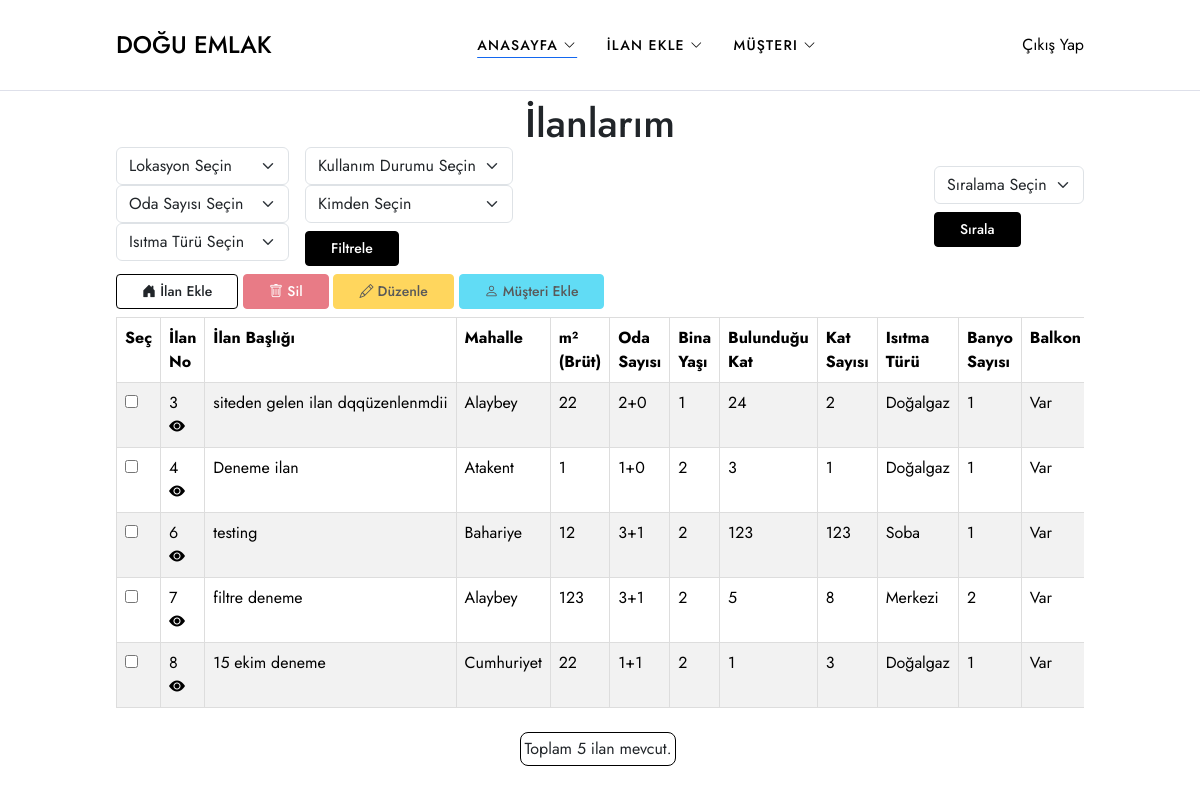
Page / (signed in) on the committed database.
### emlakapp/models.py (models this page shows)
class Ilan(models.Model):
    ilan_basligi = models.CharField(max_length=255)
    mahalle = models.CharField(max_length=50, choices=[
        ('Aksoy', 'Aksoy'),
        ('Alaybey', 'Alaybey'),
        ('Atakent', 'Atakent'),
        ('Bahariye', 'Bahariye'),
        ('Bahçelievler', 'Bahçelievler'),
        ('Bahriye Üçok', 'Bahriye Üçok'),
        ('Bostanlı', 'Bostanlı'),
        ('Cumhuriyet', 'Cumhuriyet'),
        ('Dedebaşı', 'Dedebaşı'),
        ('Demirköprü', 'Demirköprü'),
        ('Donanmacı', 'Donanmacı'),
        ('Fikri Altay', 'Fikri Altay'),
        ('Goncalar', 'Goncalar'),
        ('İmbatlı', 'İmbatlı'),
        ('İnönü', 'İnönü'),
        ('Latife Hanım', 'Latife Hanım'),
        ('Mavişehir', 'Mavişehir'),
        ('Mustafa Kemal', 'Mustafa Kemal'),
        ('Nergiz', 'Nergiz'),
        ('Örnekköy', 'Örnekköy'),
        ('Sancaklı', 'Sancaklı'),
        ('Şemikler', 'Şemikler'),
        ('Tersane', 'Tersane'),
        ('Tuna', 'Tuna'),
        ('Yalı', 'Yalı'),
        ('Yamanlar', 'Yamanlar'),
        ('Zübeyde Hanım', 'Zübeyde Hanım'),
    ])
    m2_brut = models.PositiveIntegerField()
    oda_sayisi = models.CharField(max_length=10, choices=[
        ('1+0', '1+0'),
        ('1+1', '1+1'),
        ('2+0', '2+0'),
        ('2+1', '2+1'),
        ('2+2', '2+2'),
        ('3+1', '3+1'),
        ('3+2', '3+2'),
        ('4+1', '4+1'),
        ('4+2', '4+2'),
        ('4+3', '4+3'),
        ('4+4', '4+4'),
        ('5+1', '5+1'),
        ('5+2', '5+2'),
    ])
    bina_yasi = models.CharField(max_length=20, choices=[
        ('0', '0'),
        ('1', '1'),
        ('2', '2'),
        ('3', '3'),
        ('4', '4'),
        ('5', '5'),
        ('5-10', '5-10 Arası'),
        ('11-15', '11-15 Arası'),
        ('16-20', '16-20 Arası'),
        ('21-25', '21-25 Arası'),
        ('25+', '25 ve üzeri'),
    ])
    bulunduğu_kat = models.PositiveIntegerField()
    kat_sayisi = models.PositiveIntegerField()
    isitma_turu = models.CharField(max_length=50, choices=[
        ('Yok', 'Yok'),
        ('Soba', 'Soba'),
        ('Doğalgaz', 'Doğalgaz'),
        ('Merkezi', 'Merkezi'),
        ('Kombi (Doğalgaz)', 'Kombi (Doğalgaz)'),
        ('Kombi (Elektrik)', 'Kombi (Elektrik)'),
        ('Yerden ısıtma', 'Yerden ısıtma'),
        ('Klima', 'Klima'),
    ])
    banyo_sayisi = models.CharField(max_length=10, choices=[
        ('Yok', 'Yok'),
        ('1', '1'),
        ('2', '2'),
        ('3', '3'),
        ('4', '4'),
    ])
    balkon = models.BooleanField(default=False)  # Var Yok checkbox
    asansor = models.BooleanField(default=False)  # Var Yok checkbox
    esya_durumu = models.CharField(max_length=10, choices=[
        ('Eşyalı', 'Eşyalı'),
        ('Eşyasız', 'Eşyasız'),
    ])
    kullanim_durumu = models.CharField(max_length=20, choices=[
        ('Boş', 'Boş'),
        ('Kiracılı', 'Kiracılı'),
        ('Mülk sahibi', 'Mülk sahibi'),
    ])
    kimden = models.CharField(max_length=50, choices=[
        ('Sahibinden', 'Sahibinden'),
        ('Emlak ofisinden', 'Emlak ofisinden'),
        ('Bankadan', 'Bankadan'),
        ('İnşaat firmasından', 'İnşaat firmasından'),
    ])
    ilan_tarihi = models.DateField()
    fiyat = models.DecimalField(max_digits=10, decimal_places=2)
    @property
    def formatted_fiyat(self):
        if self.fiyat >= 1000000:  # Milyonlar için
            return f"{self.fiyat / 1000000:.2f}M TL"  # 3.5M TL
        elif self.fiyat >= 1000:  # Binler için
            return f"{self.fiyat / 1000:.2f}K TL"  # 3.5K TL
        else:
            return f"{self.fiyat:.0f} TL"  # TL olarak göster
    foto1 = models.ImageField(upload_to='ilan_fotoğrafları/', blank=True, null=True)
    foto2 = models.ImageField(upload_to='ilan_fotoğrafları/', blank=True, null=True)
    foto3 = models.ImageField(upload_to='ilan_fotoğrafları/', blank=True, null=True)
    foto4 = models.ImageField(upload_to='ilan_fotoğrafları/', blank=True, null=True)
    foto5 = models.ImageField(upload_to='ilan_fotoğrafları/', blank=True, null=True)
    foto6 = models.ImageField(upload_to='ilan_fotoğrafları/', blank=True, null=True)
    user = models.ForeignKey(settings.AUTH_USER_MODEL, on_delete=models.CASCADE, related_name='ilanlar')
    def __str__(self):
        return self.ilan_basligi

### emlakapp/views.py (the view, shortened to what this page needs)
# urls.py: path('', main, name='main'),  # main fonksiyonunu çağırın
@login_required  # Bu dekoratör, kullanıcı oturum açmamışsa yönlendirme yapar
def main(request):
    ilanlar = Ilan.objects.filter(user=request.user)
    location = request.GET.get('mahalle')
    rooms = request.GET.get('oda_sayisi')
    heating = request.GET.get('isitma_turu')
    sort = request.GET.get('sort')
    kullanimDurumu = request.GET.get('kullanim_durumu')
    kimden = request.GET.get('kimden')
    print("Location:", location)
    print("Rooms:", rooms)
    print("Heating:", heating)
    print("Sort:", sort)
    print("Kullanım Durumu:", kullanimDurumu)
    print("Kimden:", kimden)
    print("Filtered results:", ilanlar)  # Sonuçları yazdır
    context = {
        'ilanlar': ilanlar,
        'mahalle_choices': Ilan._meta.get_field('mahalle').choices,
        'oda_sayisi_choices': Ilan._meta.get_field('oda_sayisi').choices,
        'bina_yasi_choices': Ilan._meta.get_field('bina_yasi').choices,
        'isitma_turu_choices': Ilan._meta.get_field('isitma_turu').choices,
        'banyo_sayisi_choices': Ilan._meta.get_field('banyo_sayisi').choices,
        'esya_durumu_choices': Ilan._meta.get_field('esya_durumu').choices,
        'kullanim_durumu_choices': Ilan._meta.get_field('kullanim_durumu').choices,
        'kimden_choices': Ilan._meta.get_field('kimden').choices,
        'current_filters': {
            'mahalle': location,
            'oda_sayisi': rooms,
            'isitma_turu': heating,
            'kullanim_durumu': kullanimDurumu,
            'kimden': kimden,
            'sort': sort,
        }
    }
    return render(request, 'main.html', context)

### emlakapp/templates/main.html
{% extends "base.html" %}
{% load static %}
{% block content %}
        <h1 class="text-center mt-2 "> İlanlarım </h1>
    {% include "partials/_ilanKart.html" %}
{% endblock content %}

### templates/partials/_ilanKart.html (shortened to what this page needs)
<section class="content">
  <div class="container">
    <div class="content-head">
      <div class="filter-sort d-flex justify-content-between align-items-center">
        <div class="filter d-flex gap-3">
          <div>
            <select class="form-select" id="location-filter" aria-label="Lokasyon filtresi">
              <option value="">Lokasyon Seçin</option>
            </select>
            <select class="form-select" id="room-filter" aria-label="Oda sayısı filtresi">
              <option value="">Oda Sayısı Seçin</option>
            </select>
            <select class="form-select" id="heating-filter" aria-label="Isıtma türü filtresi">
              <option value="">Isıtma Türü Seçin</option>
            </select>
          </div>
          <div>
            <select class="form-select" id="kullanim-durumu-filter" aria-label="Kullanım durumu filtresi">
              <option value="">Kullanım Durumu Seçin</option>
            </select>
            <select class="form-select" id="kimden-filter" aria-label="Kimden filtresi">
              <option value="">Kimden Seçin</option>
            </select>
            <button class="btn btn-dark btn-sm mt-2" id="filter-btn">Filtrele</button>
          </div>
        </div>
        <div class="sort">
          <select class="form-select" id="sort-filter" aria-label="Sıralama">
            <option value="">Sıralama Seçin</option>
          </select>
          <button class="btn btn-dark btn-sm mt-2" id="sort-btn">Sırala</button>
        </div>
      </div>
    </div>
    <div class="content-main">
      <div class="content-card">
        <div class="mb-2 mt-2">
          <a href="{% url 'ilanEkle' %}" class="btn btn-sm btn-outline-dark" title="Ekle">
            <i class="bi bi-house-door-fill"></i> İlan Ekle
          </a>
          <button class="btn btn-danger btn-sm" id="delete-button" title="Sil" disabled>
            <i class="bi bi-trash"></i> Sil
          </button>
          <button class="btn btn-warning btn-sm" id="edit-button" title="Düzenle" disabled>
            <i class="bi bi-pencil"></i> Düzenle
          </button>
          <button class="btn btn-info btn-sm" id="customer-button" title="Müşteri" disabled>
            <i class="bi bi-person"></i> Müşteri Ekle
          </button>
        </div>
        <div class="table-container" style="overflow-y: auto;">
          <table class="table table-striped" id="listing-table">
            <thead>
              <tr>
                <th scope="col">Seç</th>
                <th scope="col">İlan No</th>
                <th scope="col">İlan Başlığı</th>
                <th scope="col">Mahalle</th>
                <th scope="col">m² (Brüt)</th>
                <th scope="col">Oda Sayısı</th>
                <th scope="col">Bina Yaşı</th>
                <th scope="col">Bulunduğu Kat</th>
                <th scope="col">Kat Sayısı</th>
                <th scope="col">Isıtma Türü</th>
                <th scope="col">Banyo Sayısı</th>
                <th scope="col">Balkon</th>
              </tr>
            </thead>
            <tbody>
              {% for ilan in ilanlar %}
                <tr>
                  <td><input type="checkbox" class="row-selector" data-id="{{ ilan.id }}"></td>
                  <td>{{ ilan.id }}
                    <a href="{% url 'ilan_detay' ilan.id %}" class="bi-eye-fill">  </a>
                  </td>
                  <td>{{ ilan.ilan_basligi }}</td>
                  <td>{{ ilan.mahalle }}</td>
                  <td>{{ ilan.m2_brut }}</td>
                  <td>{{ ilan.oda_sayisi }}</td>
                  <td>{{ ilan.bina_yasi }}</td>
                  <td>{{ ilan.bulunduğu_kat }}</td>
                  <td>{{ ilan.kat_sayisi }}</td>
                  <td>{{ ilan.isitma_turu }}</td>
                  <td>{{ ilan.banyo_sayisi }}</td>
                  <td>{{ ilan.balkon|yesno:"Var,Yok" }}</td>
                </tr>
              {% empty %}
                <tr>
                  <td colspan="17" class="text-center">Henüz ilan bulunmamaktadır.</td>
                </tr>
              {% endfor %}
            </tbody>
          </table>
        </div>
      </div>
    </div>
    <div class="content-bottom d-flex justify-content-center">
      <div>
        <div class="text-center me-1 border border-1 border-black rounded-3 mt-2 p-1">
          <p>Toplam <span>{{ ilanlar.count }}</span> ilan mevcut.</p>
        </div>
      </div>
    </div>
  </div>
</section>

### static/style/style.css (style rules this page uses)
* { margin: 0; padding: 0; box-sizing: border-box; font-family: "Jost", sans-serif; }
a { text-decoration: none; color: #000; }
h1, h2, h3, h4, h5, h6, p { margin: 0; }
button { cursor: pointer; border: none; }
body { overflow-x: hidden; }
.btn { display: inline-block; padding: 0 25px; line-height: 40px; font-weight: 500; border: 1px solid black; transition: .2s ease all; }
.btn-sm { line-height: 33px; }
.btn-dark { background-color: black; color: #fff; border-color: black; }
.container { max-width: 1200px; width: 100%; margin: 0 auto; }
@media (max-width: 1200px) { .container { max-width: 992px; } }
.table { width: 100%; table-layout: auto; border-collapse: collapse; }
.table th, .table td { padding: 8px; border: 1px solid #ddd; vertical-align: top; }
.table th:nth-child(3), .table td:nth-child(3) { width: 200px; white-space: nowrap; overflow: hidden; text-overflow: ellipsis; }

### rows in the picture
Ilan: id "3", ilan_basligi "siteden gelen ilan dqqüzenlenmdii", mahalle "Alaybey", m2_brut "22", oda_sayisi "2+0", bina_yasi "1", bulunduğu_kat "24", kat_sayisi "2", isitma_turu "Doğalgaz", banyo_sayisi "1", balkon "Var"
Ilan: id "4", ilan_basligi "Deneme ilan", mahalle "Atakent", m2_brut "1", oda_sayisi "1+0", bina_yasi "2", bulunduğu_kat "3", kat_sayisi "1", isitma_turu "Doğalgaz", banyo_sayisi "1", balkon "Var"
Ilan: id "6", ilan_basligi "testing", mahalle "Bahariye", m2_brut "12", oda_sayisi "3+1", bina_yasi "2", bulunduğu_kat "123", kat_sayisi "123", isitma_turu "Soba", banyo_sayisi "1", balkon "Var"
Ilan: id "7", ilan_basligi "filtre deneme", mahalle "Alaybey", m2_brut "123", oda_sayisi "3+1", bina_yasi "2", bulunduğu_kat "5", kat_sayisi "8", isitma_turu "Merkezi", banyo_sayisi "2", balkon "Var"
Ilan: id "8", ilan_basligi "15 ekim deneme", mahalle "Cumhuriyet", m2_brut "22", oda_sayisi "1+1", bina_yasi "2", bulunduğu_kat "1", kat_sayisi "3", isitma_turu "Doğalgaz", banyo_sayisi "1", balkon "Var"

### other values in the picture
{{ ilanlar.count }} "5"
